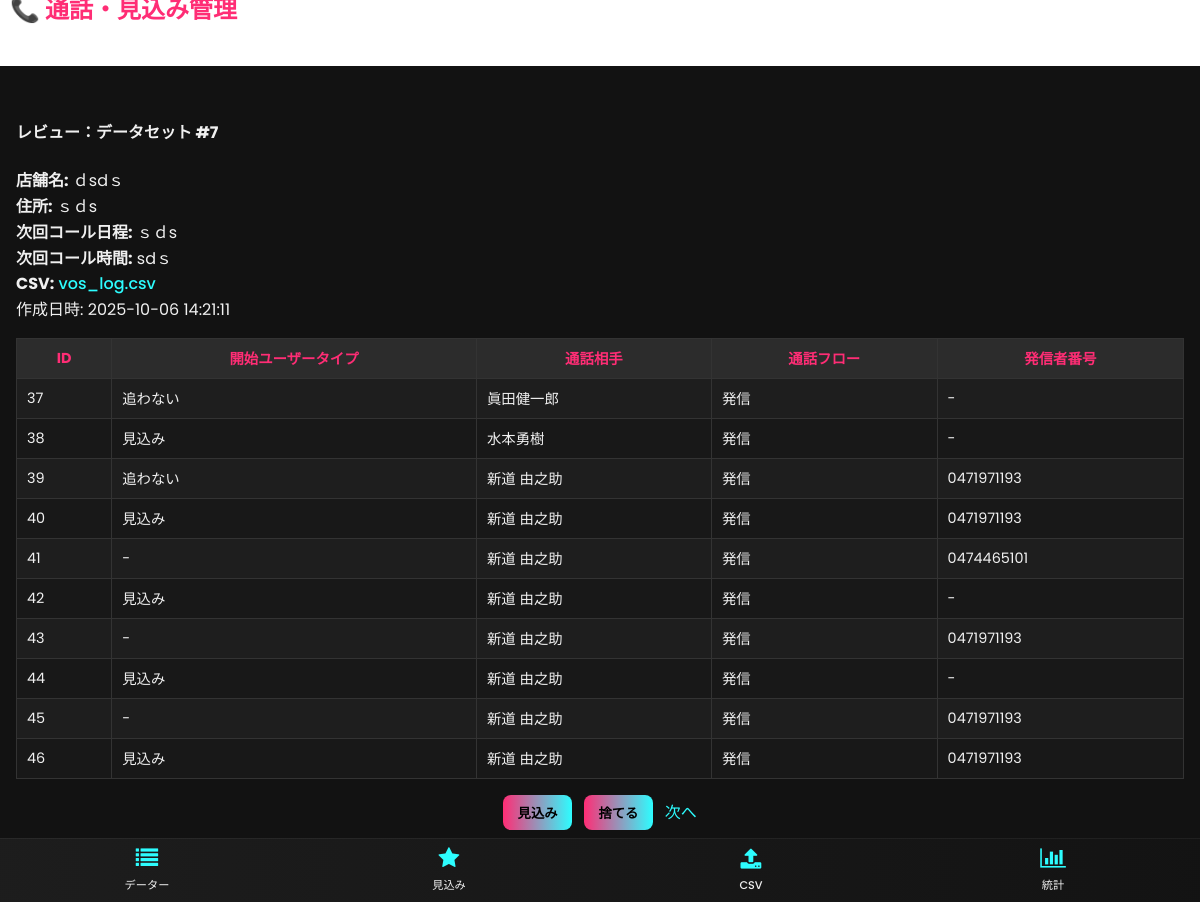
Screenshot of /review with the database file from the repository.
### tables this page shows
CREATE TABLE datasets (
                id INTEGER PRIMARY KEY AUTOINCREMENT,
                shop_name TEXT NOT NULL,
                address TEXT NOT NULL,
                csv_name TEXT DEFAULT NULL,
                status TEXT NOT NULL DEFAULT 'active',
                created_at TIMESTAMP DEFAULT CURRENT_TIMESTAMP
            , phone TEXT, next_call_date TEXT, next_call_time TEXT);

CREATE TABLE calls (
                id INTEGER PRIMARY KEY AUTOINCREMENT,
                dataset_id INTEGER,
                start_user_type TEXT NOT NULL,
                callee TEXT NOT NULL,
                call_flow TEXT DEFAULT NULL,
                caller_number TEXT NOT NULL,
                content TEXT DEFAULT NULL,
                created_at TIMESTAMP DEFAULT CURRENT_TIMESTAMP, date TEXT,
                FOREIGN KEY(dataset_id) REFERENCES datasets(id) ON DELETE CASCADE
            );

### src/routes.py (the view)
@bp.get("/review")
def review():
    after = request.args.get("after", type=int)
    with get_cursor() as cur:
        if after:
            cur.execute(
                "SELECT * FROM datasets WHERE status='active' AND id>? ORDER BY id ASC LIMIT 1",
                (after,),
            )
        else:
            cur.execute(
                "SELECT * FROM datasets WHERE status='active' ORDER BY id ASC LIMIT 1"
            )
        ds = cur.fetchone()
        if not ds:
            flash("処理対象のデータがありません", "success")
            return redirect(url_for("main.list_records"))
        dataset = dict(ds)
        cur.execute(
            "SELECT * FROM calls WHERE dataset_id=? ORDER BY id ASC",
            (dataset["id"],),
        )
        calls = [dict(r) for r in cur.fetchall()]
    return render_template("review.html", dataset=dataset, calls=calls)

### src/db.py (called while the page is built)
def ensure_dir(path: str):
    d = os.path.dirname(path)
    if d and not os.path.exists(d):
        os.makedirs(d, exist_ok=True)

def get_connection():
    ensure_dir(DB_PATH)
    conn = sqlite3.connect(DB_PATH)
    conn.row_factory = sqlite3.Row
    return conn

@contextmanager
def get_cursor():
    conn = get_connection()
    cur = conn.cursor()
    try:
        yield cur
        conn.commit()
    finally:
        cur.close()
        conn.close()

### templates/review.html
{% extends 'base.html' %}
{% block content %}
  <h4>レビュー：データセット #{{ dataset.id }}</h4>
  <p>
    <strong>店舗名:</strong> {{ dataset.shop_name }}<br/>
    <strong>住所:</strong> {{ dataset.address }}<br/>
    <strong>次回コール日程:</strong> {{ dataset.next_call_date or '-' }}<br/>
    <strong>次回コール時間:</strong> {{ dataset.next_call_time or '-' }}<br/>
    <strong>CSV:</strong>
    {% if dataset.csv_name %}
      <a href="{{ url_for('main.dataset_csv', dataset_id=dataset.id) }}">{{ dataset.csv_name }}</a>
    {% else %}
      -
    {% endif %}<br/>
    <span class="muted">作成日時: {{ dataset.created_at }}</span>
  </p>
  {% if calls %}
  <div style="overflow:auto">
    <table>
      <thead>
        <tr>
          <th>ID</th>
          <th>開始ユーザータイプ</th>
          <th>通話相手</th>
          <th>通話フロー</th>
          <th>発信者番号</th>
        </tr>
      </thead>
      <tbody>
        {% for r in calls %}
        <tr>
          <td>{{ r.id }}</td>
          <td>{{ r.start_user_type }}</td>
          <td>{{ r.callee }}</td>
          <td>{{ r.call_flow or '-' }}</td>
          <td>{{ r.caller_number }}</td>
        </tr>
        {% endfor %}
      </tbody>
    </table>
  </div>
  {% else %}
    <p>このデータセットには行がありません。</p>
  {% endif %}
  <div class="actions" style="margin-top: 1rem">
    <form class="inline" method="post" action="{{ url_for('main.mark_prospect', dataset_id=dataset.id) }}">
      <button type="submit">見込み</button>
    </form>
    <form class="inline" method="post" action="{{ url_for('main.discard_dataset', dataset_id=dataset.id) }}" onsubmit="return confirm('このデータセットを削除しますか？');">
      <button type="submit">捨てる</button>
    </form>
    <a class="button" href="{{ url_for('main.review', after=dataset.id) }}">次へ</a>
  </div>
{% endblock %}

### templates/base.html (style rules this page uses)
:root { --color-bg: #121212; --color-panel: #1e1e1e; --color-accent1: #ff2d75; --color-accent2: #2dfdff; --color-text: #f0f0f0; }
body { margin: 0; font-family: 'Poppins', sans-serif; background-color: var(--color-bg); color: var(--color-text); font-size: 16px; }
*, *::before, *::after { box-sizing: border-box; }
a { color: var(--color-accent2); text-decoration: none; font-weight: 500; }
table { width: 100%; border-collapse: collapse; background: var(--color-panel); border: 1px solid #333; }
th, td { padding: 8px 10px; border: 1px solid #333; font-size: 0.9rem; white-space: nowrap; }
th { background: #2c2c2c; color: var(--color-accent1); }
tr:nth-child(even) { background-color: #181818; }
form.inline { display: inline; }
main, .table-container, .actions, header, .nav { padding-bottom: 3.5rem; }
.actions { display: flex; justify-content: center; gap: 0.75rem; align-items: center; }
.actions .inline button { background: linear-gradient(to right, var(--color-accent1), var(--color-accent2)); color: #000; border: none; padding: 0.5rem 0.9rem; border-radius: 8px; cursor: pointer; font-weight: 600; }
.actions { width: 100%; box-sizing: border-box; }
.actions .inline { display: inline-block; margin: 0; }

### rows the page displays
datasets: id "7", shop_name "ｄsdｓ", address "ｓｄs", next_call_date "ｓｄs", next_call_time "sdｓ", csv_name "vos_log.csv", created_at "2025-10-06 14:21:11"
calls: id "37", start_user_type "追わない", callee "眞田健一郎", call_flow "発信", caller_number "-"
calls: id "38", start_user_type "見込み", callee "水本勇樹", call_flow "発信", caller_number "-"
calls: id "39", start_user_type "追わない", callee "新道 由之助", call_flow "発信", caller_number "0471971193"
calls: id "40", start_user_type "見込み", callee "新道 由之助", call_flow "発信", caller_number "0471971193"
calls: id "41", start_user_type "-", callee "新道 由之助", call_flow "発信", caller_number "0474465101"
calls: id "42", start_user_type "見込み", callee "新道 由之助", call_flow "発信", caller_number "-"
calls: id "43", start_user_type "-", callee "新道 由之助", call_flow "発信", caller_number "0471971193"
calls: id "44", start_user_type "見込み", callee "新道 由之助", call_flow "発信", caller_number "-"
calls: id "45", start_user_type "-", callee "新道 由之助", call_flow "発信", caller_number "0471971193"
calls: id "46", start_user_type "見込み", callee "新道 由之助", call_flow "発信", caller_number "0471971193"
